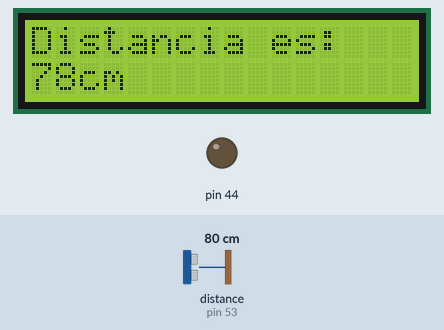
Bench run of a sketch on a simulated Arduino Mega 2560, built with avr-gcc and run on an emulated ATmega2560. Shown: 16×2 character LCD, output pins drawn as LEDs (lit = HIGH). Wiring (inferred from the names in the program): ultrasonic range finder: trigger pin 51; echo pin 53. The test bench sets the inputs (shaded band); at power-on: distance to the obstacle (sensor on pin 53) 80 cm. The echo pulse lasts 58.3 µs per cm; pins used as bus, display or sensor lines are not drawn; what the sketch prints to the serial monitor is not drawn.

Above: at 1.2 s.
1.3 s: distance to the obstacle (sensor on pin 53) set to 13 cm
At 1.8 s:
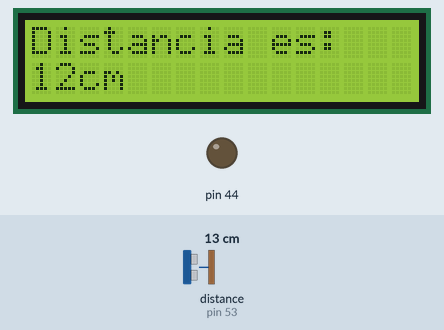
2.8 s: distance to the obstacle (sensor on pin 53) set to 10 cm
At 4.0 s:
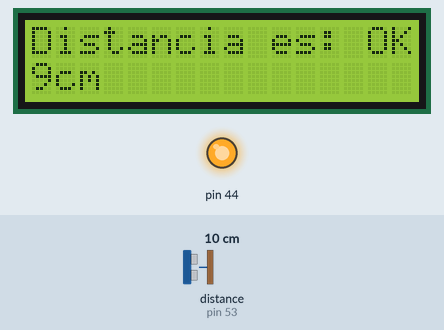
4.3 s: distance to the obstacle (sensor on pin 53) set to 6 cm
At 5.2 s:
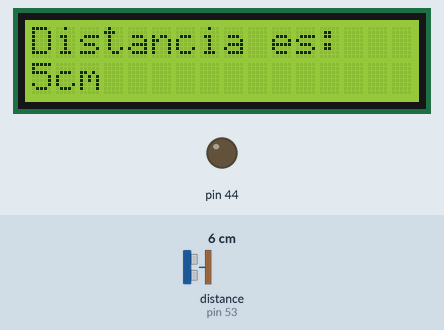
Timing chart, 0 to 7.3 s (numbered marks = the images above; inputs shaded):
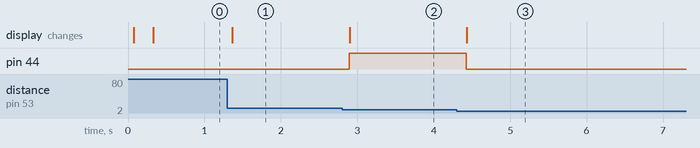

The sketch:

Ultrasonico_con_LCD.ino
```cpp
#include <LiquidCrystal.h>

const int trigPin = 51;
const int echoPin = 53;
LiquidCrystal lcd(8, 9, 4, 5, 6, 7);

void setup() {
      Serial.begin(9600);
      pinMode(trigPin, OUTPUT);
      pinMode(echoPin, INPUT);
      digitalWrite(trigPin, LOW);
      lcd.begin(16, 2);
      pinMode(44, OUTPUT);

}
void loop() {
      //lcd.clear();
      long tiempo, cm;
      digitalWrite(trigPin, HIGH);
      delayMicroseconds(10);
      digitalWrite(trigPin, LOW);
      tiempo = pulseIn(echoPin, HIGH);
      cm= float(0.017*tiempo);
      Serial.print(cm);
      Serial.print(" cm");
      lcd.setCursor(0,0);
      lcd.print("Distancia es: ");
      if (cm>=7 && cm<=10)
      {
        lcd.setCursor(14,0);
        lcd.print("OK");
        digitalWrite(44, HIGH);
      }
      else
        {
          lcd.setCursor(14,0);
          lcd.print("  ");
          digitalWrite(44, LOW);
        }
      lcd.setCursor(0, 1);
      lcd.print(cm);
      lcd.print("cm        ");
      delay(250);

}
```

Measured:
- the behaviour switches between 12 and 11 cm on distance to the obstacle (sensor on pin 53) (found by bisection; images 1 and 2)
- the behaviour switches between 8 and 7 cm on distance to the obstacle (sensor on pin 53) (found by bisection; images 2 and 3)
- after the input at 1.3 s, the display: changes after 0.07 s (image 1)
- after the input at 2.8 s, pin 44: LOW → HIGH after 0.10 s; the display: changes after 0.10 s (image 2)
- after the input at 4.3 s, pin 44: HIGH → LOW after 0.13 s; the display: changes after 0.13 s (image 3)
